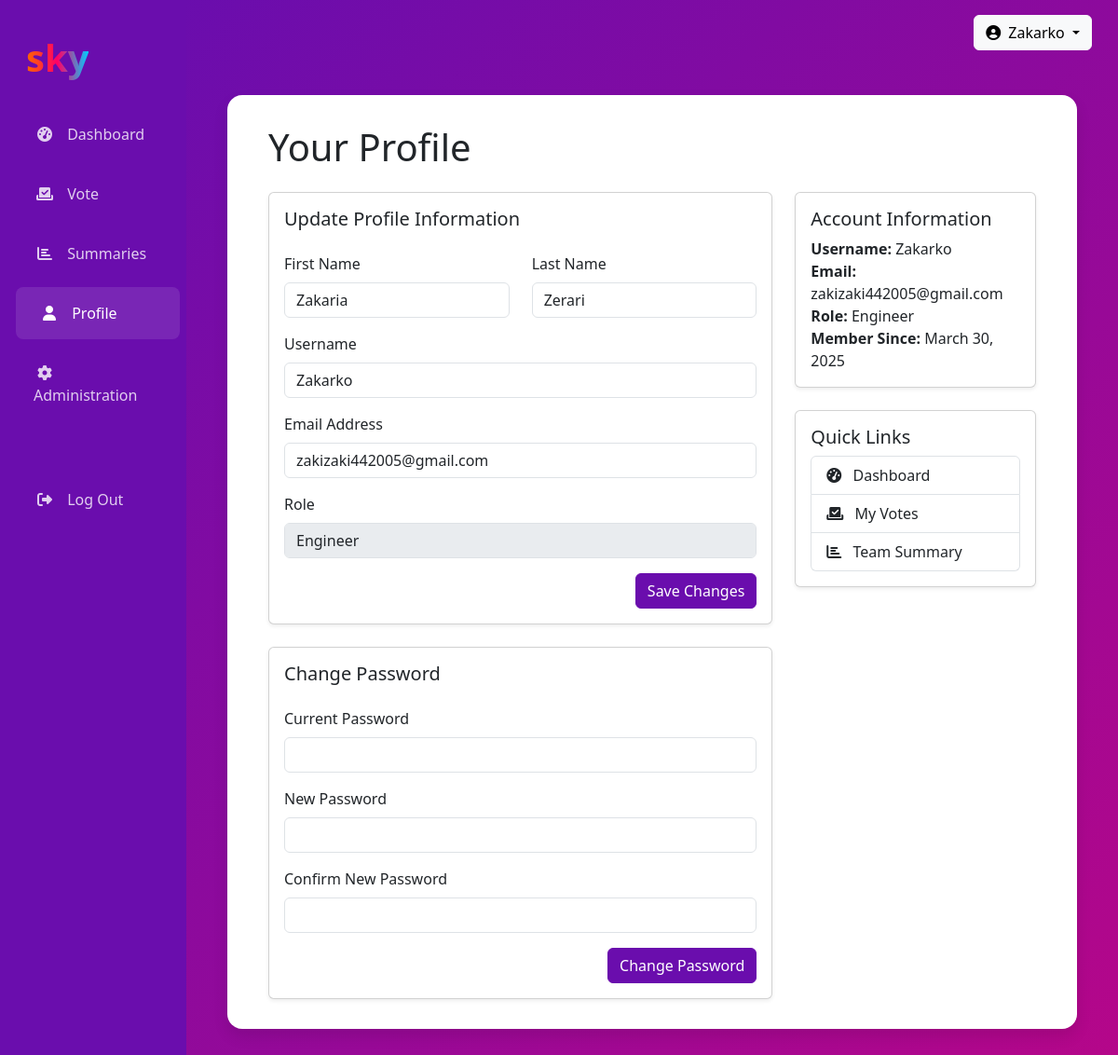
The page /accounts/profile/ (signed in) on the database its author committed.
### accounts/models.py (models this page shows, shortened)
class User(AbstractUser):
    ROLE_CHOICES = (
        ('engineer', 'Engineer'),
        ('team_leader', 'Team Leader'),
        ('senior_manager', 'Senior Manager'),
        ('department_manager', 'Department Manager'),
        ('admin', 'Administrator'),
    )
    email = models.EmailField(_('email address'), unique=True)
    role = models.CharField(max_length=20, choices=ROLE_CHOICES, default='engineer')
    team = models.ForeignKey('teams.Team', on_delete=models.SET_NULL, null=True, blank=True, related_name='members')
    USERNAME_FIELD = 'email'
    REQUIRED_FIELDS = ['username']
    @property
    def is_admin(self):
        return self.role == 'admin' or self.is_superuser

### accounts/views.py (the view)
# urls.py: path('profile/', views.profile_view, name='profile'),
@login_required
def profile_view(request):
    if request.method == 'POST':
        form = UserProfileForm(request.POST, instance=request.user)
        if form.is_valid():
            form.save()
            messages.success(request, 'Profile updated successfully.')
            return redirect('profile')
    else:
        form = UserProfileForm(instance=request.user)
    context = {
        'form': form
    }
    return render(request, 'accounts/profile.html', context)

### accounts/forms.py
class UserProfileForm(forms.ModelForm):
    class Meta:
        model = User
        fields = ["first_name", "last_name", "email", "username"]
    def __init__(self, *args, **kwargs):
        super(UserProfileForm, self).__init__(*args, **kwargs)
        for field in self.fields:
            self.fields[field].widget.attrs.update({"class": "form-control"})

### templates/accounts/profile.html (shortened to what this page needs)
{% extends 'base/base.html' %}
{% block content %}
<div class="container-fluid">
    <h1 class="mb-4">Your Profile</h1>
    <div class="row">
        <div class="col-md-8">
            <div class="card shadow-sm">
                <div class="card-body">
                    <h5 class="card-title mb-4">Update Profile Information</h5>
                    <form method="post" action="{% url 'profile' %}">
                        <div class="row mb-3">
                            <div class="col-md-6">
                                <label for="id_first_name" class="form-label">First Name</label>
                                <input type="text" name="first_name" id="id_first_name" class="form-control" value="{{ user.first_name }}" required>
                            </div>
                            <div class="col-md-6">
                                <label for="id_last_name" class="form-label">Last Name</label>
                                <input type="text" name="last_name" id="id_last_name" class="form-control" value="{{ user.last_name }}" required>
                            </div>
                        </div>
                        <div class="mb-3">
                            <label for="id_username" class="form-label">Username</label>
                            <input type="text" name="username" id="id_username" class="form-control" value="{{ user.username }}" required>
                        </div>
                        <div class="mb-3">
                            <label for="id_email" class="form-label">Email Address</label>
                            <input type="email" name="email" id="id_email" class="form-control" value="{{ user.email }}" required>
                        </div>
                        <div class="mb-3">
                            <label class="form-label">Role</label>
                            <input type="text" class="form-control" value="{{ user.get_role_display }}" disabled>
                        </div>
                        <div class="d-grid gap-2 d-md-flex justify-content-md-end">
                            <button type="submit" class="btn btn-primary">Save Changes</button>
                        </div>
                    </form>
                </div>
            </div>
            <div class="card shadow-sm mt-4">
                <div class="card-body">
                    <h5 class="card-title mb-4">Change Password</h5>
                    <form method="post" action="#">
                        <div class="mb-3">
                            <label for="id_current_password" class="form-label">Current Password</label>
                            <input type="password" name="current_password" id="id_current_password" class="form-control" required>
                        </div>
                        <div class="mb-3">
                            <label for="id_new_password1" class="form-label">New Password</label>
                            <input type="password" name="new_password1" id="id_new_password1" class="form-control" required>
                        </div>
                        <div class="mb-3">
                            <label for="id_new_password2" class="form-label">Confirm New Password</label>
                            <input type="password" name="new_password2" id="id_new_password2" class="form-control" required>
                        </div>
                        <div class="d-grid gap-2 d-md-flex justify-content-md-end">
                            <button type="submit" class="btn btn-primary">Change Password</button>
                        </div>
                    </form>
                </div>
            </div>
        </div>
        <div class="col-md-4">
            <div class="card shadow-sm">
                <div class="card-body">
                    <h5 class="card-title">Account Information</h5>
                    <p class="card-text">
                        <strong>Username:</strong> {{ user.username }}<br>
                        <strong>Email:</strong> {{ user.email }}<br>
                        <strong>Role:</strong> {{ user.get_role_display }}<br>
                        <strong>Member Since:</strong> {{ user.date_joined|date:"F j, Y" }}<br>
                    </p>
                </div>
            </div>
            <div class="card shadow-sm mt-4">
                <div class="card-body">
                    <h5 class="card-title">Quick Links</h5>
                    <div class="list-group">
                        <a href="{% url 'dashboard' %}" class="list-group-item list-group-item-action">
                            <i class="fas fa-tachometer-alt me-2"></i> Dashboard
                        </a>
                        <a href="#" class="list-group-item list-group-item-action">
                            <i class="fas fa-vote-yea me-2"></i> My Votes
                        </a>
                        <a href="#" class="list-group-item list-group-item-action">
                            <i class="fas fa-chart-bar me-2"></i> Team Summary
                        </a>
                    </div>
                </div>
            </div>
        </div>
    </div>
</div>
{% endblock %}

### templates/base/base.html (shortened to what this page needs)
<!DOCTYPE html>
<html lang="en">
<head>
    <link href="https://cdn.jsdelivr.net/npm/bootstrap@5.3.0/dist/css/bootstrap.min.css" rel="stylesheet">
    <link rel="stylesheet" href="https://cdnjs.cloudflare.com/ajax/libs/font-awesome/6.4.0/css/all.min.css">
</head>
<body>
    {% if user.is_authenticated %}
        <div class="container-fluid">
            <div class="row">
                <div class="col-md-3 col-lg-2 sidebar">
                    <div class="d-flex align-items-center mb-4 px-3">
                        <div class="logo">sky</div>
                    </div>
                    <ul class="nav flex-column">
                        <li class="nav-item">
                            <a class="nav-link {% if request.resolver_match.url_name == 'dashboard' %}active{% endif %}" href="{% url 'dashboard' %}">
                                <i class="fas fa-tachometer-alt"></i> Dashboard
                            </a>
                        </li>
                        <li class="nav-item">
                            <a class="nav-link {% if request.resolver_match.url_name == 'vote' %}active{% endif %}" href="{% url 'vote_page' %}">
                                <i class="fas fa-vote-yea"></i> Vote
                            </a>
                        </li>
                        <li class="nav-item">
                            <a class="nav-link {% if request.resolver_match.url_name == 'summaries' %}active{% endif %}" href="{% url 'department_summary' %}">
                                <i class="fas fa-chart-bar"></i> Summaries
                            </a>
                        </li>
                        <li class="nav-item">
                            <a class="nav-link {% if request.resolver_match.url_name == 'profile' %}active{% endif %}" href="{% url 'profile' %}">
                                <i class="fas fa-user"></i> Profile
                            </a>
                        </li>
                        {% if user.is_admin %}
                        <li class="nav-item">
                            <a class="nav-link {% if request.resolver_match.url_name == 'admin' %}active{% endif %}" href="/admin">
                                <i class="fas fa-cog"></i> Administration
                            </a>
                        </li>
                        {% endif %}
                        <li class="nav-item mt-5">
                            <a class="nav-link" href="{% url 'logout' %}">
                                <i class="fas fa-sign-out-alt"></i> Log Out
                            </a>
                        </li>
                    </ul>
                </div>
                <div class="col-md-9 col-lg-10 gradient-background">
                    <div class="d-flex justify-content-end p-3">
                        <div class="dropdown">
                            <button class="btn btn-light dropdown-toggle" type="button" id="userDropdown" data-bs-toggle="dropdown" aria-expanded="false">
                                <i class="fas fa-user-circle me-2"></i>{{ user.username }}
                            </button>
                        </div>
                    </div>
                    <div class="content-area fade-in">
                        {% block content %}{% endblock %}
                    </div>
                </div>
            </div>
        </div>
    {% endif %}
</body>
</html>

### templates/base/base.html (style rules this page uses)
:root { --sky-purple: #6a0dad; --sky-pink: #ff0066; --sky-blue: #00ccff; --sky-orange: #ff6600; }
body { font-family: 'Segoe UI', Tahoma, Geneva, Verdana, sans-serif; }
.gradient-background { background: linear-gradient(135deg, var(--sky-purple), var(--sky-pink), var(--sky-blue)); background-size: 400% 400%; animation: gradient 15s ease infinite; min-height: 100vh; }
.logo { font-size: 2.5rem; font-weight: bold; background: linear-gradient(to right, var(--sky-orange), var(--sky-pink), var(--sky-blue)); -webkit-background-clip: text; -webkit-text-fill-color: transparent; display: inline-block; }
.sidebar { background-color: var(--sky-purple); color: white; min-height: 100vh; padding-top: 2rem; }
.sidebar .nav-link { color: rgba(255, 255, 255, 0.8); padding: 1rem 1.5rem; margin-bottom: 0.5rem; border-radius: 0.5rem; transition: all 0.3s ease; }
.sidebar .nav-link:hover, .sidebar .nav-link.active { background-color: rgba(255, 255, 255, 0.1); color: white; transform: translateX(5px); }
.sidebar .nav-link i { margin-right: 0.5rem; width: 1.5rem; text-align: center; }
.content-area { background-color: white; border-radius: 1rem; box-shadow: 0 0.5rem 1rem rgba(0, 0, 0, 0.1); padding: 2rem; margin: 2rem; }
.btn-primary { background-color: var(--sky-purple); border-color: var(--sky-purple); }
.fade-in { animation: fadeIn 0.5s ease-in; }

### rows shown on the page
User: username "Zakarko", first_name "Zakaria", last_name "Zerari", email "zakizaki442005@gmail.com", role "Engineer", date_joined "March 30, 2025"
